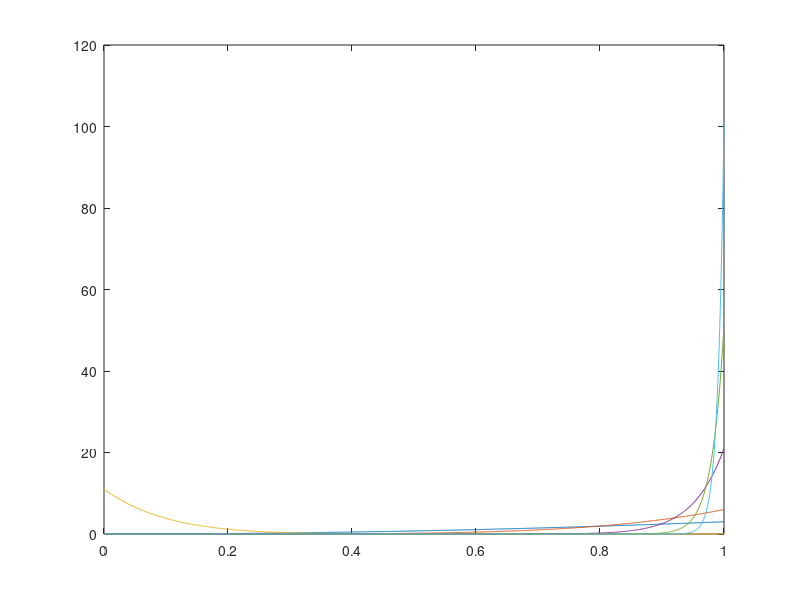

The MATLAB source for this figure:
clear

% Bernoulli p-value:
p = 0.84;

% X-axis:
x = 0:0.001:1;

% Samples:
N = [2, 5, 10, 20, 50, 100, 500, 1000];

for i = 1 : length(N)
    
    % Generate Random #:
    trial = rand();
    
    % Trial Bins:
    success = 0;
    
    % Index:
    n = (N(i));
    
    for j = 1 : n
        
        % Bernoulli Test w/ p:
        if trial < p
            success = success + 1;
        end
    end
    
    % Plot Values:
    plot(x, ((factorial(n+1)) / ...
        (factorial(success) .* factorial(n-success))) ...
        .* ((x.^(success)) .* ((1-x).^(n-success))));
    
    %plot(x, (((x.^success) .* (1-x).^(n - success)) ./ ...
    %    ((factorial(success) .* factorial(n - success))) ./ ...
    %    (factorial(n + 1))));
   
    hold on
end